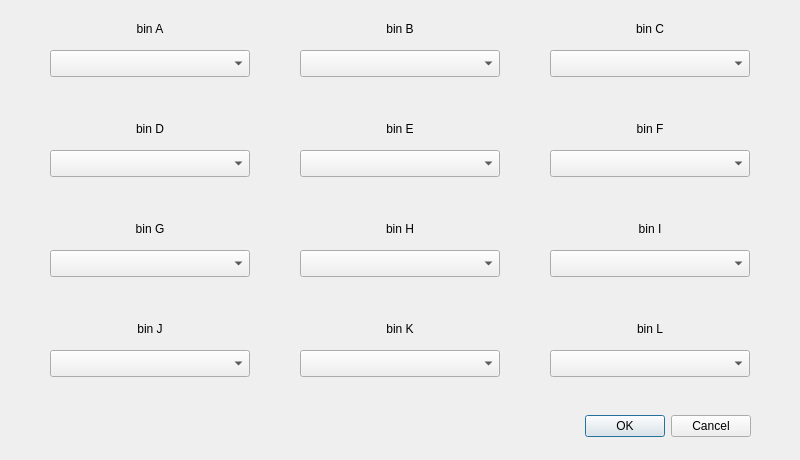
<?xml version="1.0" encoding="UTF-8"?>
<ui version="4.0">
 <class>SelectTarget</class>
 <widget class="QDialog" name="SelectTarget">
  <property name="geometry">
   <rect>
    <x>0</x>
    <y>0</y>
    <width>800</width>
    <height>460</height>
   </rect>
  </property>
  <property name="windowTitle">
   <string>Dialog</string>
  </property>
  <widget class="QDialogButtonBox" name="update">
   <property name="geometry">
    <rect>
     <x>410</x>
     <y>410</y>
     <width>341</width>
     <height>32</height>
    </rect>
   </property>
   <property name="orientation">
    <enum>Qt::Horizontal</enum>
   </property>
   <property name="standardButtons">
    <set>QDialogButtonBox::Cancel|QDialogButtonBox::Ok</set>
   </property>
  </widget>
  <widget class="QComboBox" name="bin_A">
   <property name="geometry">
    <rect>
     <x>50</x>
     <y>50</y>
     <width>200</width>
     <height>27</height>
    </rect>
   </property>
  </widget>
  <widget class="QComboBox" name="bin_B">
   <property name="geometry">
    <rect>
     <x>300</x>
     <y>50</y>
     <width>200</width>
     <height>27</height>
    </rect>
   </property>
  </widget>
  <widget class="QComboBox" name="bin_C">
   <property name="geometry">
    <rect>
     <x>550</x>
     <y>50</y>
     <width>200</width>
     <height>27</height>
    </rect>
   </property>
  </widget>
  <widget class="QComboBox" name="bin_E">
   <property name="geometry">
    <rect>
     <x>300</x>
     <y>150</y>
     <width>200</width>
     <height>27</height>
    </rect>
   </property>
  </widget>
  <widget class="QComboBox" name="bin_F">
   <property name="geometry">
    <rect>
     <x>550</x>
     <y>150</y>
     <width>200</width>
     <height>27</height>
    </rect>
   </property>
  </widget>
  <widget class="QComboBox" name="bin_D">
   <property name="geometry">
    <rect>
     <x>50</x>
     <y>150</y>
     <width>200</width>
     <height>27</height>
    </rect>
   </property>
  </widget>
  <widget class="QComboBox" name="bin_G">
   <property name="geometry">
    <rect>
     <x>50</x>
     <y>250</y>
     <width>200</width>
     <height>27</height>
    </rect>
   </property>
  </widget>
  <widget class="QComboBox" name="bin_I">
   <property name="geometry">
    <rect>
     <x>550</x>
     <y>250</y>
     <width>200</width>
     <height>27</height>
    </rect>
   </property>
  </widget>
  <widget class="QComboBox" name="bin_H">
   <property name="geometry">
    <rect>
     <x>300</x>
     <y>250</y>
     <width>200</width>
     <height>27</height>
    </rect>
   </property>
  </widget>
  <widget class="QComboBox" name="bin_J">
   <property name="geometry">
    <rect>
     <x>50</x>
     <y>350</y>
     <width>200</width>
     <height>27</height>
    </rect>
   </property>
  </widget>
  <widget class="QComboBox" name="bin_L">
   <property name="geometry">
    <rect>
     <x>550</x>
     <y>350</y>
     <width>200</width>
     <height>27</height>
    </rect>
   </property>
  </widget>
  <widget class="QComboBox" name="bin_K">
   <property name="geometry">
    <rect>
     <x>300</x>
     <y>350</y>
     <width>200</width>
     <height>27</height>
    </rect>
   </property>
  </widget>
  <widget class="QLabel" name="bin_A_label">
   <property name="geometry">
    <rect>
     <x>125</x>
     <y>20</y>
     <width>50</width>
     <height>17</height>
    </rect>
   </property>
   <property name="minimumSize">
    <size>
     <width>50</width>
     <height>0</height>
    </size>
   </property>
   <property name="text">
    <string>bin A</string>
   </property>
   <property name="alignment">
    <set>Qt::AlignCenter</set>
   </property>
  </widget>
  <widget class="QLabel" name="bin_B_label">
   <property name="geometry">
    <rect>
     <x>375</x>
     <y>20</y>
     <width>50</width>
     <height>17</height>
    </rect>
   </property>
   <property name="minimumSize">
    <size>
     <width>50</width>
     <height>0</height>
    </size>
   </property>
   <property name="text">
    <string>bin B</string>
   </property>
   <property name="alignment">
    <set>Qt::AlignCenter</set>
   </property>
  </widget>
  <widget class="QLabel" name="bin_C_label">
   <property name="geometry">
    <rect>
     <x>625</x>
     <y>20</y>
     <width>50</width>
     <height>17</height>
    </rect>
   </property>
   <property name="minimumSize">
    <size>
     <width>50</width>
     <height>0</height>
    </size>
   </property>
   <property name="text">
    <string>bin C</string>
   </property>
   <property name="alignment">
    <set>Qt::AlignCenter</set>
   </property>
  </widget>
  <widget class="QLabel" name="bin_E_label">
   <property name="geometry">
    <rect>
     <x>375</x>
     <y>120</y>
     <width>50</width>
     <height>17</height>
    </rect>
   </property>
   <property name="minimumSize">
    <size>
     <width>50</width>
     <height>0</height>
    </size>
   </property>
   <property name="text">
    <string>bin E</string>
   </property>
   <property name="alignment">
    <set>Qt::AlignCenter</set>
   </property>
  </widget>
  <widget class="QLabel" name="bin_D_label">
   <property name="geometry">
    <rect>
     <x>125</x>
     <y>120</y>
     <width>50</width>
     <height>17</height>
    </rect>
   </property>
   <property name="minimumSize">
    <size>
     <width>50</width>
     <height>0</height>
    </size>
   </property>
   <property name="text">
    <string>bin D</string>
   </property>
   <property name="alignment">
    <set>Qt::AlignCenter</set>
   </property>
  </widget>
  <widget class="QLabel" name="bin_F_label">
   <property name="geometry">
    <rect>
     <x>625</x>
     <y>120</y>
     <width>50</width>
     <height>17</height>
    </rect>
   </property>
   <property name="minimumSize">
    <size>
     <width>50</width>
     <height>0</height>
    </size>
   </property>
   <property name="text">
    <string>bin F</string>
   </property>
   <property name="alignment">
    <set>Qt::AlignCenter</set>
   </property>
  </widget>
  <widget class="QLabel" name="bin_G_label">
   <property name="geometry">
    <rect>
     <x>125</x>
     <y>220</y>
     <width>50</width>
     <height>17</height>
    </rect>
   </property>
   <property name="minimumSize">
    <size>
     <width>50</width>
     <height>0</height>
    </size>
   </property>
   <property name="text">
    <string>bin G</string>
   </property>
   <property name="alignment">
    <set>Qt::AlignCenter</set>
   </property>
  </widget>
  <widget class="QLabel" name="bin_H_label">
   <property name="geometry">
    <rect>
     <x>375</x>
     <y>220</y>
     <width>50</width>
     <height>17</height>
    </rect>
   </property>
   <property name="minimumSize">
    <size>
     <width>50</width>
     <height>0</height>
    </size>
   </property>
   <property name="text">
    <string>bin H</string>
   </property>
   <property name="alignment">
    <set>Qt::AlignCenter</set>
   </property>
  </widget>
  <widget class="QLabel" name="bin_I_label">
   <property name="geometry">
    <rect>
     <x>625</x>
     <y>220</y>
     <width>50</width>
     <height>17</height>
    </rect>
   </property>
   <property name="minimumSize">
    <size>
     <width>50</width>
     <height>0</height>
    </size>
   </property>
   <property name="text">
    <string>bin I</string>
   </property>
   <property name="alignment">
    <set>Qt::AlignCenter</set>
   </property>
  </widget>
  <widget class="QLabel" name="bin_J_label">
   <property name="geometry">
    <rect>
     <x>125</x>
     <y>320</y>
     <width>50</width>
     <height>17</height>
    </rect>
   </property>
   <property name="minimumSize">
    <size>
     <width>50</width>
     <height>0</height>
    </size>
   </property>
   <property name="text">
    <string>bin J</string>
   </property>
   <property name="alignment">
    <set>Qt::AlignCenter</set>
   </property>
  </widget>
  <widget class="QLabel" name="bin_K_label">
   <property name="geometry">
    <rect>
     <x>375</x>
     <y>320</y>
     <width>50</width>
     <height>17</height>
    </rect>
   </property>
   <property name="minimumSize">
    <size>
     <width>50</width>
     <height>0</height>
    </size>
   </property>
   <property name="text">
    <string>bin K</string>
   </property>
   <property name="alignment">
    <set>Qt::AlignCenter</set>
   </property>
  </widget>
  <widget class="QLabel" name="bin_L_label">
   <property name="geometry">
    <rect>
     <x>625</x>
     <y>320</y>
     <width>50</width>
     <height>17</height>
    </rect>
   </property>
   <property name="minimumSize">
    <size>
     <width>50</width>
     <height>0</height>
    </size>
   </property>
   <property name="text">
    <string>bin L</string>
   </property>
   <property name="alignment">
    <set>Qt::AlignCenter</set>
   </property>
  </widget>
 </widget>
 <resources/>
 <connections>
  <connection>
   <sender>update</sender>
   <signal>accepted()</signal>
   <receiver>SelectTarget</receiver>
   <slot>accept()</slot>
   <hints>
    <hint type="sourcelabel">
     <x>248</x>
     <y>254</y>
    </hint>
    <hint type="destinationlabel">
     <x>157</x>
     <y>274</y>
    </hint>
   </hints>
  </connection>
  <connection>
   <sender>update</sender>
   <signal>rejected()</signal>
   <receiver>SelectTarget</receiver>
   <slot>reject()</slot>
   <hints>
    <hint type="sourcelabel">
     <x>316</x>
     <y>260</y>
    </hint>
    <hint type="destinationlabel">
     <x>286</x>
     <y>274</y>
    </hint>
   </hints>
  </connection>
 </connections>
</ui>
